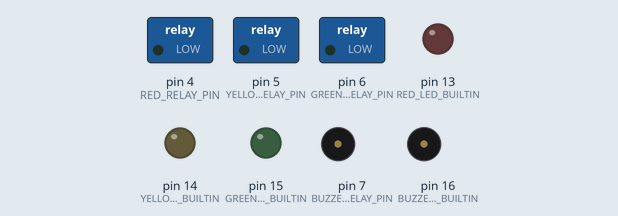
Simulated run of this sketch. Board: Arduino Uno, built with avr-gcc and run on an emulated ATmega328P. Parts: switched loads named in the sketch (green lamp = pin HIGH), output pins drawn as LEDs (lit = HIGH), buzzer (waves = sounding, pin HIGH). Dashed ring = blinking.

Above: at 0.2 s.
Timing chart, 0 to 3.0 s (numbered marks = the images above):
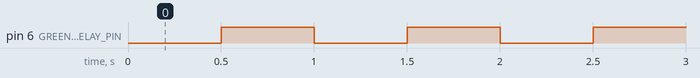

The sketch:

Relay_test_non_blocking.ino.ino
```cpp
/*
This example should the relay pin and the builtin LED at a cycle of 1s on 1s off
There are no delays in a Non-Blocking Format
*/

//const int BUTTON_PIN    = -;
const int RED_RELAY_PIN = 4;
const int YELLOW_RELAY_PIN = 5;
const int GREEN_RELAY_PIN = 6;
const int BUZZER_RELAY_PIN = 7;

const int THRESHOLD = 1000; //ms

const int RED_LED_BUILTIN = 13;//D13?
const int YELLOW_LED_BUILTIN = 14;//D13?
const int GREEN_LED_BUILTIN = 15;//D13?
const int BUZZER_LED_BUILTIN = 16;//D13?

void setup() {
  pinMode(RED_RELAY_PIN,OUTPUT);
  pinMode(RED_LED_BUILTIN, OUTPUT);
  pinMode(YELLOW_RELAY_PIN,OUTPUT);
  pinMode(YELLOW_LED_BUILTIN, OUTPUT);
  pinMode(GREEN_RELAY_PIN,OUTPUT);
  pinMode(GREEN_LED_BUILTIN, OUTPUT);
  pinMode(BUZZER_RELAY_PIN,OUTPUT);
  pinMode(BUZZER_LED_BUILTIN, OUTPUT);
}

unsigned long redbefore = millis();
unsigned long yellowbefore = millis();
unsigned long greenbefore = millis();
unsigned long buzzerbefore = millis();
int count = 6;

void loop() {
  /*unsigned long now = millis();
  if(now-redbefore >= THRESHOLD) {
    digitalWrite(RED_RELAY_PIN, !digitalRead(RED_RELAY_PIN));
    digitalWrite(RED_LED_BUILTIN, !digitalRead(RED_LED_BUILTIN));
    redbefore = now;
  }
  if(now-yellowbefore >= THRESHOLD) {
    digitalWrite(YELLOW_RELAY_PIN, !digitalRead(YELLOW_RELAY_PIN));
    digitalWrite(YELLOW_LED_BUILTIN, !digitalRead(YELLOW_LED_BUILTIN));
    yellowbefore = now;
  }
  if(now-greenbefore >= THRESHOLD) {
    digitalWrite(GREEN_RELAY_PIN, !digitalRead(GREEN_RELAY_PIN));
    digitalWrite(GREEN_LED_BUILTIN, !digitalRead(GREEN_LED_BUILTIN));
    greenbefore = now;
  }
  if(now-buzzerbefore >= THRESHOLD) {
    digitalWrite(BUZZER_RELAY_PIN, !digitalRead(BUZZER_RELAY_PIN));
    digitalWrite(BUZZER_LED_BUILTIN, !digitalRead(BUZZER_LED_BUILTIN));
    buzzerbefore = now;
  }*/
  relay_operation(500, count);
}
void relay_operation(int duration, int repetitions) {
  unsigned long now = millis();
  if(now-greenbefore >= duration) {
    //Serial.print("Here" + repetitions-1);
    if(count == 0) {
      digitalWrite(GREEN_RELAY_PIN, LOW);
      return;
    }
    digitalWrite(GREEN_RELAY_PIN, !digitalRead(GREEN_RELAY_PIN));
    greenbefore = now;
    count = count - 1;
    Serial.print(count);
  }
}
void setCount(int num) {
  count = num;
}
```

Measured:
- by itself, pin 6 (GREEN_RELAY_PIN): alternates HIGH for 0.50 s and LOW for 0.50 s, 6 changes in all, then stays LOW
